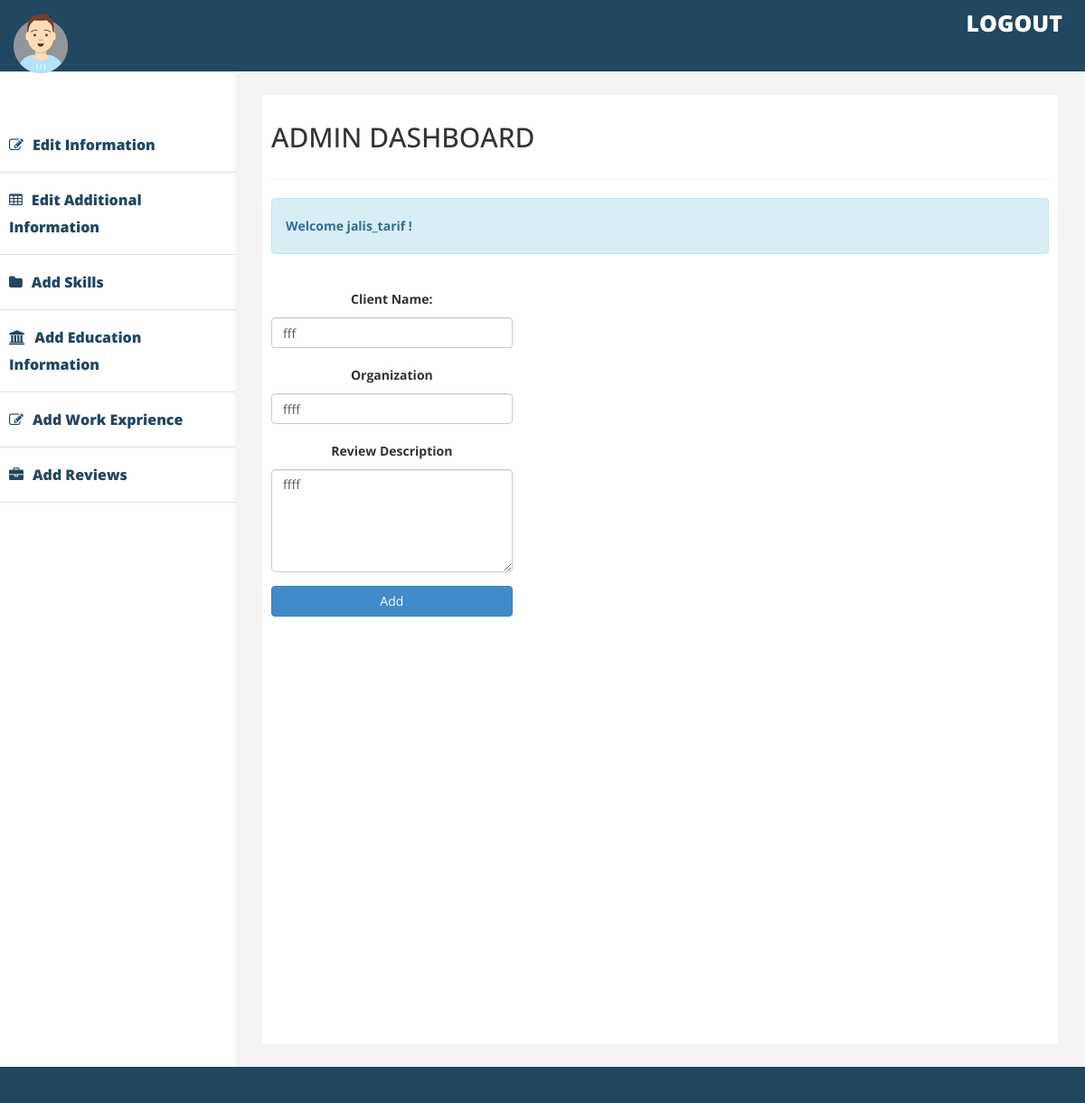
The page /admin-dash/edit-reviews/5 (signed in) on the database its author committed.
### dashboard/models.py (models this page shows)
class Reviews(models.Model):
    clients_name=models.CharField(max_length=30)
    organization=models.CharField(max_length=30)
    review_description=models.CharField(max_length=200)

### dashboard/views.py (the view, shortened to what this page needs)
# urls.py: path('edit-reviews/<int:id>',views.edit_reviews,name='edit_reviews'),
@login_required(login_url="login_user")
def edit_reviews(request,id):
	review=Reviews.objects.get(id=id)
	return render(request,'admin_pages/edit_reviews.html',{'review':review})

### templates/admin_pages/edit_reviews.html (shortened to what this page needs)
{% extends 'admin_pages/base.html' %} {% block content %}
<div class="col-lg-4 col-md-4">
  <form action=" {% url 'edit_reviews' review.id %} " method="POST">
    <div class="form-group">
      <label for="comment">Client Name:</label>
      <input class="form-control" rows="5" id="clients_name" name="clients_name" value="{{review.clients_name}}" />
    </div>
    <div class="form-group">
      <label for="comment">Organization</label>
      <input type="text" class="form-control" rows="5" id="organization" name="organization" value="{{review.organization}}" />
    </div>
    <div class="form-group">
      <label for="comment">Review Description</label>
      <textarea class="form-control" rows="5" id="review_description" name="review_description">{{review.review_description}}</textarea>
    </div>
    <button type="submit" class="btn btn-primary btn-block">Add</button>
  </form>
</div>
{% endblock %}

### templates/admin_pages/base.html (shortened to what this page needs)
﻿{% load static %}
<!DOCTYPE html>
<html xmlns="http://www.w3.org/1999/xhtml">
<head>
    <link href="{% static 'admin_assets/assets/css/bootstrap.css' %}" rel="stylesheet" />
    <link href="{% static 'admin_assets/assets/css/font-awesome.css' %}" rel="stylesheet" />
    <link href="{% static 'admin_assets/assets/css/custom.css' %}" rel="stylesheet" />
</head>
<body>
    <div id="wrapper">
        <div class="navbar navbar-inverse navbar-fixed-top">
            <div class="adjust-nav">
                <div class="navbar-header">
                    <a class="navbar-brand" href="{% url 'admin_home' %}">
                        <img src="{% static 'admin_assets/assets/img/avatar.png' %}" />
                    </a>
                </div>
                <span class="logout-spn">
                  <a href="{% url 'logout_user' %}" style="color:#fff;">LOGOUT</a>
                </span>
            </div>
        </div>
        <nav class="navbar-default navbar-side" role="navigation">
            <div class="sidebar-collapse">
                <ul class="nav" id="main-menu">
                    <li>
                        <a href="#"><i class="fa fa-edit "></i>Edit Information </a>
                    </li>
                    <li>
                        <a href="{% url 'edit_additional_info' %}"><i class="fa fa-table "></i>Edit Additional Information</a>
                    </li>
                    <li>
                        <a href="{% url 'add_skills' %}"><i class="fa fa-folder"></i>Add Skills </a>
                    </li>
                    <li>
                        <a href="{% url 'add_education' %}"><i class="fa fa-bank "></i>Add Education Information </a>
                    </li>
                    <li>
                        <a href="{% url 'add_work_exp' %}"><i class="fa fa-edit "></i>Add Work Exprience  </a>
                    </li>
                    <li>
                        <a href="{% url 'add_reviews' %}"><i class="fa fa-briefcase "></i>Add Reviews  </a>
                    </li>
                </ul>
            </div>
        </nav>
        <div id="page-wrapper">
            <div id="page-inner">
                <div class="row">
                    <div class="col-lg-12">
                        <h2>ADMIN DASHBOARD</h2>
                    </div>
                </div>
                <hr />
                <div class="row">
                    <div class="col-lg-12 ">
                        <div class="alert alert-info">
                            <strong>Welcome {{user.username}} ! </strong>
                        </div>
                    </div>
                </div>
                <div class="row text-center pad-top">
                    {% block content%}
                    {% endblock %}
                </div>
                <div class="row text-center pad-top">
                </div>
                <div class="row text-center pad-top">
                </div>
            </div>
        </div>
    </div>
    <div class="footer">
    </div>
</body>
</html>

### static/admin_assets/assets/css/custom.css (style rules this page uses)
body { font-family: 'Open Sans', sans-serif; line-height:30px; }
#wrapper { width: 100%; margin-top:50px; }
#page-wrapper { padding: 15px 15px; min-height: 600px; background:#F3F3F3; }
#page-inner { width:100%; margin:10px 20px 10px 0px; background-color:#fff!important; padding:10px; min-height:1050px; }
.pad-top { padding-top:15px; }
.sidebar-collapse .nav { padding:0; padding-top:50px; }
.sidebar-collapse > .nav > li > a { padding:15px 10px; color: #214761; font-weight: 900; font-size: 16px; }
.sidebar-collapse > .nav > li { border-bottom:1px solid #e1e1e1; }
.navbar-side { border:none; background-color: #fff; }
.navbar-inverse { background-color: #214761; border-color: #F0F0F0; min-height: 80px; }
.nav > li > a > i { margin-right:10px; }
.logout-spn { float:right; color:#fff; font-size:25px; font-weight:800; margin:20px; margin: 10px 25px 10px 50px; }
.logout-spn a { text-decoration:none; }
.footer { background-color:#214761; width:100%; color:#fff; padding:20px 50px 20px 50px; padding-left:20px; }
@media (min-width:768px) { #page-wrapper { margin: 0 0 0 260px; padding: 15px 30px; min-height: 1050px; } }
@media (min-width:768px) { .navbar-side { z-index: 1; position: absolute; width: 260px; } }

### rows shown on the page
Reviews: clients_name "fff", organization "ffff", review_description "ffff"

### other values the page prints
{{ user.username }} "jalis_tarif"
